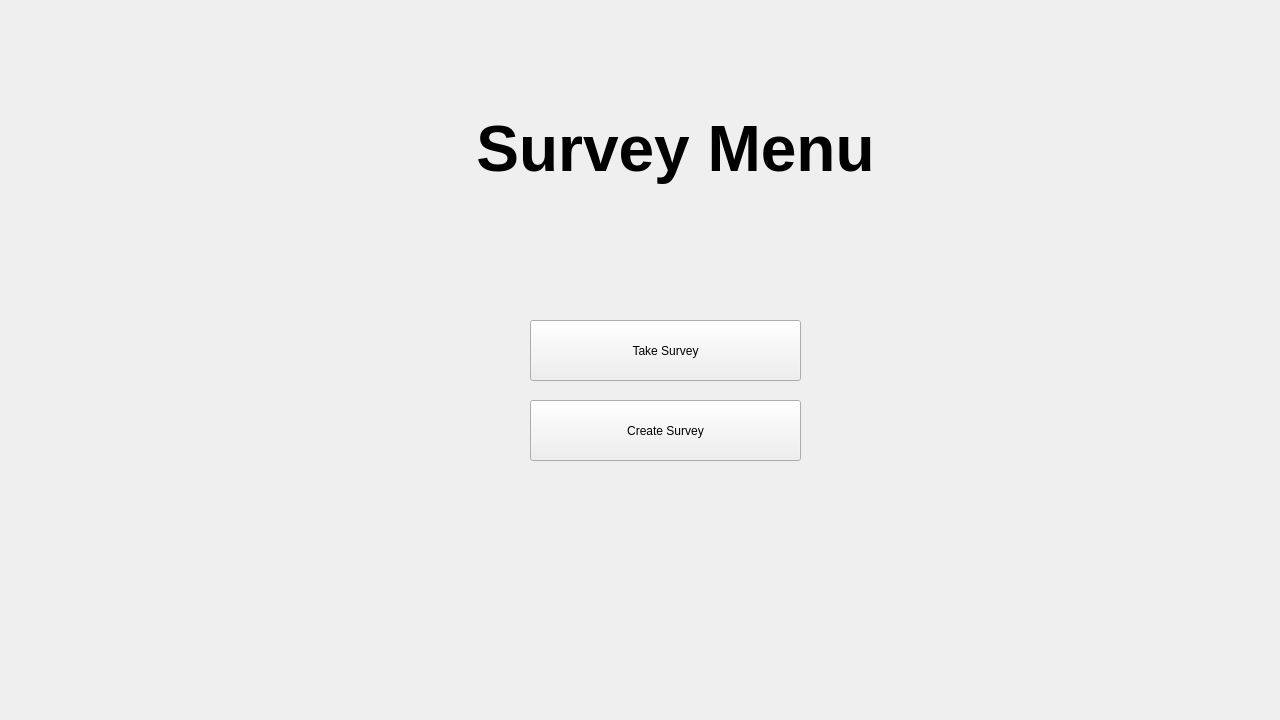
<?xml version="1.0" encoding="UTF-8"?>
<ui version="4.0">
 <class>MenuChild</class>
 <widget class="QMdiSubWindow" name="MenuChild">
  <property name="geometry">
   <rect>
    <x>0</x>
    <y>0</y>
    <width>1280</width>
    <height>720</height>
   </rect>
  </property>
  <property name="sizePolicy">
   <sizepolicy hsizetype="Fixed" vsizetype="Fixed">
    <horstretch>0</horstretch>
    <verstretch>0</verstretch>
   </sizepolicy>
  </property>
  <property name="minimumSize">
   <size>
    <width>1280</width>
    <height>720</height>
   </size>
  </property>
  <property name="maximumSize">
   <size>
    <width>1280</width>
    <height>720</height>
   </size>
  </property>
  <property name="windowTitle">
   <string>MainWindow</string>
  </property>
  <widget class="QWidget" name="centralwidget" native="true">
   <property name="geometry">
    <rect>
     <x>0</x>
     <y>0</y>
     <width>100</width>
     <height>30</height>
    </rect>
   </property>
  </widget>
  <widget class="QPushButton" name="pushButton">
   <property name="geometry">
    <rect>
     <x>530</x>
     <y>400</y>
     <width>271</width>
     <height>61</height>
    </rect>
   </property>
   <property name="text">
    <string>Create Survey</string>
   </property>
  </widget>
  <widget class="QPushButton" name="take_button">
   <property name="geometry">
    <rect>
     <x>530</x>
     <y>320</y>
     <width>271</width>
     <height>61</height>
    </rect>
   </property>
   <property name="text">
    <string>Take Survey</string>
   </property>
  </widget>
  <widget class="QLabel" name="label">
   <property name="geometry">
    <rect>
     <x>370</x>
     <y>90</y>
     <width>611</width>
     <height>121</height>
    </rect>
   </property>
   <property name="text">
    <string>&lt;html&gt;&lt;head/&gt;&lt;body&gt;&lt;p align=&quot;center&quot;&gt;&lt;span style=&quot; font-size:48pt; font-weight:600;&quot;&gt;Survey Menu&lt;/span&gt;&lt;/p&gt;&lt;/body&gt;&lt;/html&gt;</string>
   </property>
  </widget>
 </widget>
 <customwidgets>
  <customwidget>
   <class>QMdiSubWindow</class>
   <extends>QWidget</extends>
   <header>qmdisubwindow.h</header>
   <container>1</container>
  </customwidget>
 </customwidgets>
 <resources/>
 <connections/>
</ui>
